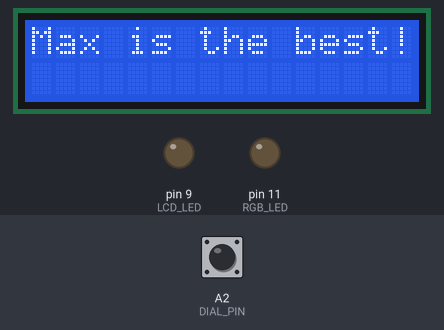
The sketch below on a simulated Arduino Uno, built with avr-gcc and run on an emulated ATmega328P. On the bench: 16×2 character LCD, output pins drawn as LEDs (lit = HIGH). The inputs (shaded band) are chosen by the test bench; at power-on: A2 (DIAL_PIN) HIGH. Pins used as bus, display or sensor lines are not drawn.

Above: at 1.2 s.
1.3 s: A2 (DIAL_PIN) pulled LOW for 0.15 s
At 1.37 s:
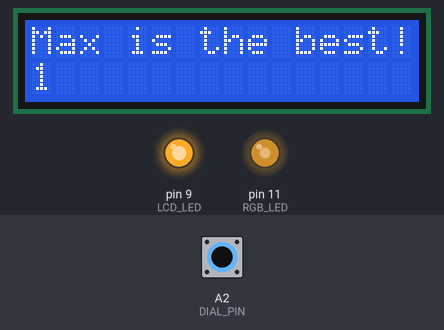
At 2.7 s:
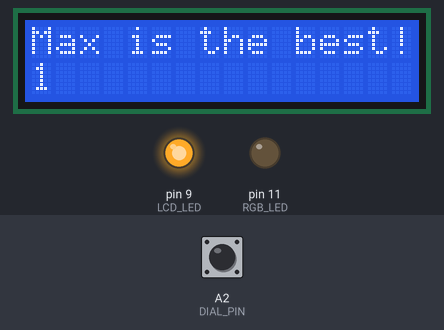
Timing chart, 0 to 7.9 s (numbered marks = the images above; inputs shaded):
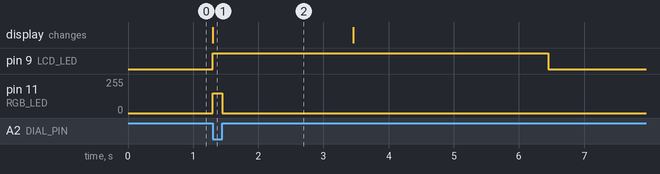

The sketch:

rotary-dial.ino
```cpp
// This is a simple project for my child's busybox

// Arduino is connected to a rotary dialer (DIAL_PIN) and is monitoring dialing
// by checking if circuit is closed or opened (with debounce delay). At each
// iteration of dialing the final digit all preceding digits are shown on an LED
// display.
// After digitTimeout digit is finalized and next dial is counted to the next
// digit.
// After textTimeout LCD is reset to it's initial state (digits are erased).
// After ledTimeout LED backlight of LCD is turned off.

//#define DEBUG 1
#include <stdlib.h>
#include <LiquidCrystal.h>

#define LCD_LED    9
#define RGB_LED   11
#define LCD_BRIGHT 6
#define DIAL_PIN   A2  // Pin for normally opened rotary dialer

LiquidCrystal lcd(8,7,5,4,3,2);
int count = 0;            // Current digit
int pos = 0;              // Current position for LCD
char count_char[2];       // Char to print digit on LCD

bool reading = false;     // Current reading of state
bool lastRead = false;    // Previous reading
bool lcd_led_on = false;  // True if LCD has LED on
bool lcd_in_use = false;  // True if LCD has non-default text
long lastChangeTime = 0;  // Time when last change happened
int debounceDelay = 10;   // Minimum time between short circuits
int digitTimeout = 100;   // Minimum time between digits
int textTimeout = 2000;   // Time before deleting non-default text
int ledTimeout =  5000;   // Time before turning LED off

void setup()
{
  #ifdef DEBUG
  Serial.begin(9600);
  #endif
  pinMode(DIAL_PIN, INPUT_PULLUP);
  pinMode(LCD_LED, OUTPUT);
  pinMode(RGB_LED, OUTPUT);
  pinMode(LCD_BRIGHT, OUTPUT);
  analogWrite(LCD_LED, 0);
  analogWrite(RGB_LED, 0);
  analogWrite(LCD_BRIGHT,100);
  lcd.begin(16, 2);
  reset_lcd();
}

void reset_lcd()
{
  lcd.clear();
  lcd.print("Max is the best!");
}

void loop()
{
  if ( lcd_led_on ) {
    // Bother only if LCD's LED is on
    if ( lcd_in_use ) {
      // Bother only if LCD has some non-default text
      if ( (millis() - lastChangeTime) > textTimeout) {
        // Idle timeout expired, so reset
        #ifdef DEBUG
        Serial.println("Text timeout expired");
        #endif
        reset_lcd();
        pos = 0;
        lcd_in_use = false;
      }

      if ( (millis() - lastChangeTime) > digitTimeout) {
        // interDigitTimeout has passed
        if ( count ) {
          // Some number was dialed, so change position
          #ifdef DEBUG
          Serial.println("done");
          #endif
          count = 0;                // Reset digit
          pos++;                    // Move to the right
          if ( pos > 15 ) {         // Carriage return if number is too long
            pos = 0;
          }
          lcd.setCursor(pos,1);
          lcd.print(" ");
        }
      }
    } else if ( (millis() - lastChangeTime) > ledTimeout) {
      // if LCD LED timeout expired, then turn LED off
      #ifdef DEBUG
      Serial.println("LED timeout expired");
      #endif
      lcd_led_on = false;
      analogWrite(LCD_LED,0);
    }
  }

  if ( (millis() - lastChangeTime) > debounceDelay) {
    // Read values only after debounceDelay expires
    reading = !digitalRead(DIAL_PIN);     // Invert reading
    if ( reading != lastRead ) {          // Something has changed
      lastChangeTime = millis();          // Keep track of time
      lastRead = reading;                 // Keep track of readings
      if ( reading ) {                    // If circuit has closed
        if ( !lcd_in_use ) {
          lcd_in_use = lcd_led_on = true;
          analogWrite(LCD_LED,255);
        }
        if ( !count ) {                   // Dialing has just started (0)
          lcd.setCursor(pos,1);
          lcd.print("1");
        }
        analogWrite(RGB_LED, 150);
      } else {                            // If circuit has opened
        analogWrite(RGB_LED,0);
        count++;                          // Increment digit
        itoa(count % 10, count_char, 10); // Last digit of integer to char
        lcd.setCursor(pos,1);
        lcd.print(count_char);
        #ifdef DEBUG
        Serial.print(count % 10, DEC);
        Serial.print(" ");
        #endif
      }
    }
  }
}
```

Measured:
- after the input at 1.3 s, pin 9 (LCD_LED): LOW → HIGH at once, → LOW 5.1 s later; pin 11 (RGB_LED): 0/255 → 150/255 at once, → 0/255 0.15 s later; the display: changes at once (image 1)
